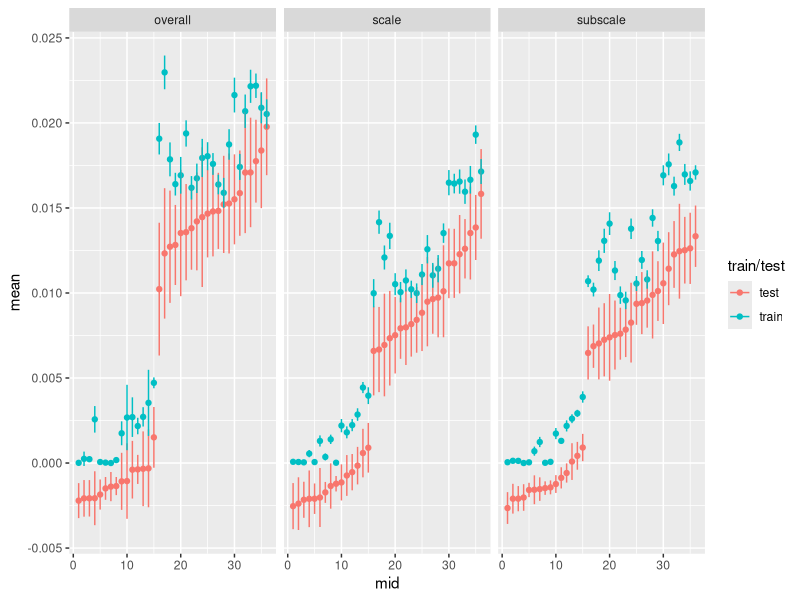
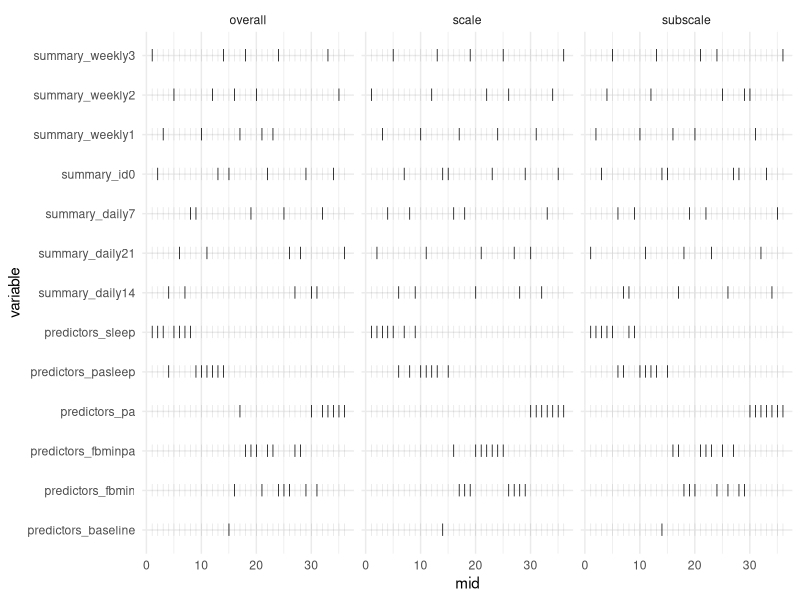
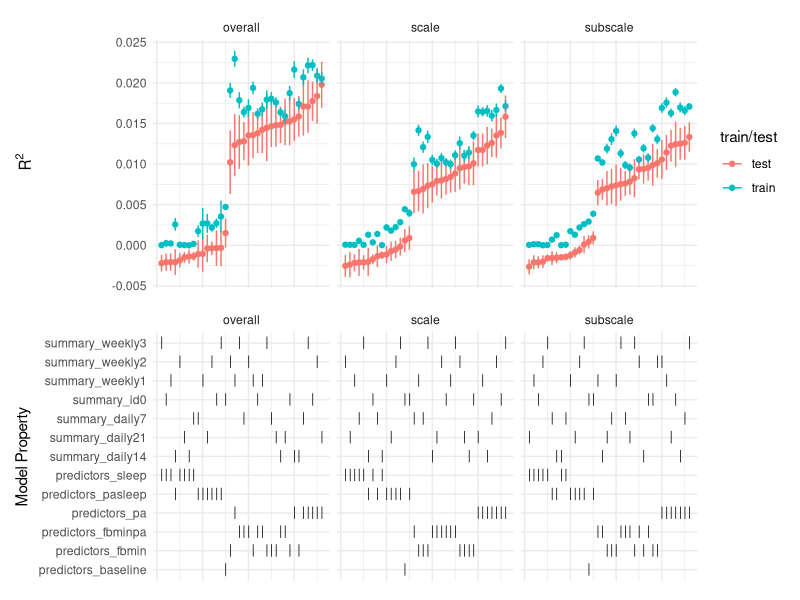

These figures' R source, in order:
## ---- chunk 1
knitr::opts_chunk$set(echo = TRUE)
library(data.table)
library(ggplot2)
## ---- chunk 2
scores <- fread('model_train_test_scores.csv')[!grepl('old', fn)]
## ---- chunk 3
# scores[, score_test := fifelse(score_test < 0, 0, qnorm(score_test))]
# scores[, score_train := fifelse(score_train < 0, 0, qnorm(score_train))]
scores_summary <- scores[, list(mean_train = mean(score_train),
                                mean_test = mean(score_test),
                                se_train = sd(score_train) / sqrt(.N),
                                se_test = sd(score_test) / sqrt(.N)),
                         by = c('predictors', 'outcome', 'summary', 'time')]
scores_summary[, c('l_train', 'u_train',
                   'l_test', 'u_test') := list(
                     mean_train - 2*se_train,
                     mean_train + 2*se_train,
                     mean_test - 2*se_test,
                     mean_test + 2*se_test)]
setorder(scores_summary, mean_test)
scores_summary[, mid := 1:.N, by = 'outcome']
scores_summary_l <- melt(scores_summary, id.vars = c('predictors', 'outcome', 'summary', 'time', 'mid'))
scores_summary_l[, c('variable', 'train/test') := list(gsub('(.*)_(.*)', '\\1', variable),
                                                 gsub('(.*)_(.*)', '\\2', variable))]
scores_summary_w <- dcast(scores_summary_l, ... ~ variable)
## ---- chunk 4
ggplot(scores_summary_w, aes(x = mid, y = mean, group = `train/test`, color = `train/test`)) + 
  geom_point() + 
  geom_errorbar(aes(ymin = l, ymax = u), width = 0) + 
  facet_grid(~ outcome)
## ---- chunk 5
model_summary <- unique(scores_summary_w[, c('predictors', 'outcome', 'summary', 'time', 'mid')])
model_summary[, c('summary', 'time') := list(paste0(summary, time), NULL)]
model_summary_l <- melt(model_summary, id.vars = c('outcome', 'mid'))
model_summary_l[, tick := 1]
model_summary_l[, c('variable', 'value') := list(paste(variable, value, sep = '_'), NULL)]
model_summary_w <- dcast(model_summary_l, ... ~ variable, value.var = 'tick', fill = 0)
model_summary_w_l <- melt(model_summary_w, id.vars = c('outcome', 'mid'))
## ---- chunk 6
ggplot(model_summary_w_l, aes(x = mid, y = variable)) + 
  geom_point(aes(alpha = as.factor(value)), shape = '|', size = 3) +
  theme_minimal() + 
  theme(legend.position = 'none') + 
  facet_grid(~ outcome)
## ---- chunk 7
library(patchwork)
ggplot(scores_summary_w, aes(x = mid, y = mean, group = `train/test`, color = `train/test`)) + 
  geom_point() + 
  geom_errorbar(aes(ymin = l, ymax = u), width = 0) + 
  facet_grid(~ outcome) + 
  labs(y = ~R^2) + 
  theme_minimal() + 
  theme(axis.text.x = element_blank(),
        axis.title.x = element_blank()) + 
ggplot(model_summary_w_l, aes(x = mid, y = variable)) + 
  geom_point(aes(alpha = as.factor(value)), shape = '|', size = 3) +
  scale_alpha_manual(breaks = c(0, 1), values = c(0, 1)) + 
  facet_grid(~ outcome) + 
  theme_minimal() + 
  theme(legend.position = 'none',
        axis.text.x = element_blank(),
        axis.title.x = element_blank()) +
  labs(y = 'Model Property') + 
plot_layout(design = "A\nB")
  
